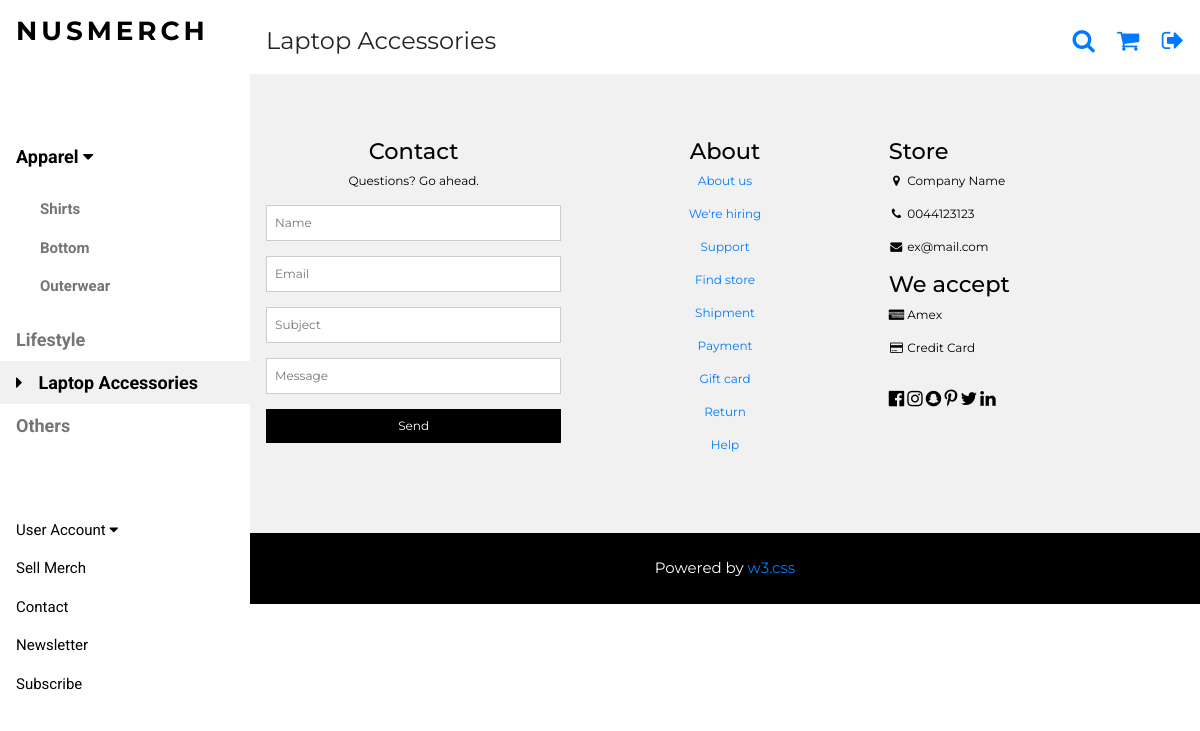
Page /laptop/ on the earlier database version.
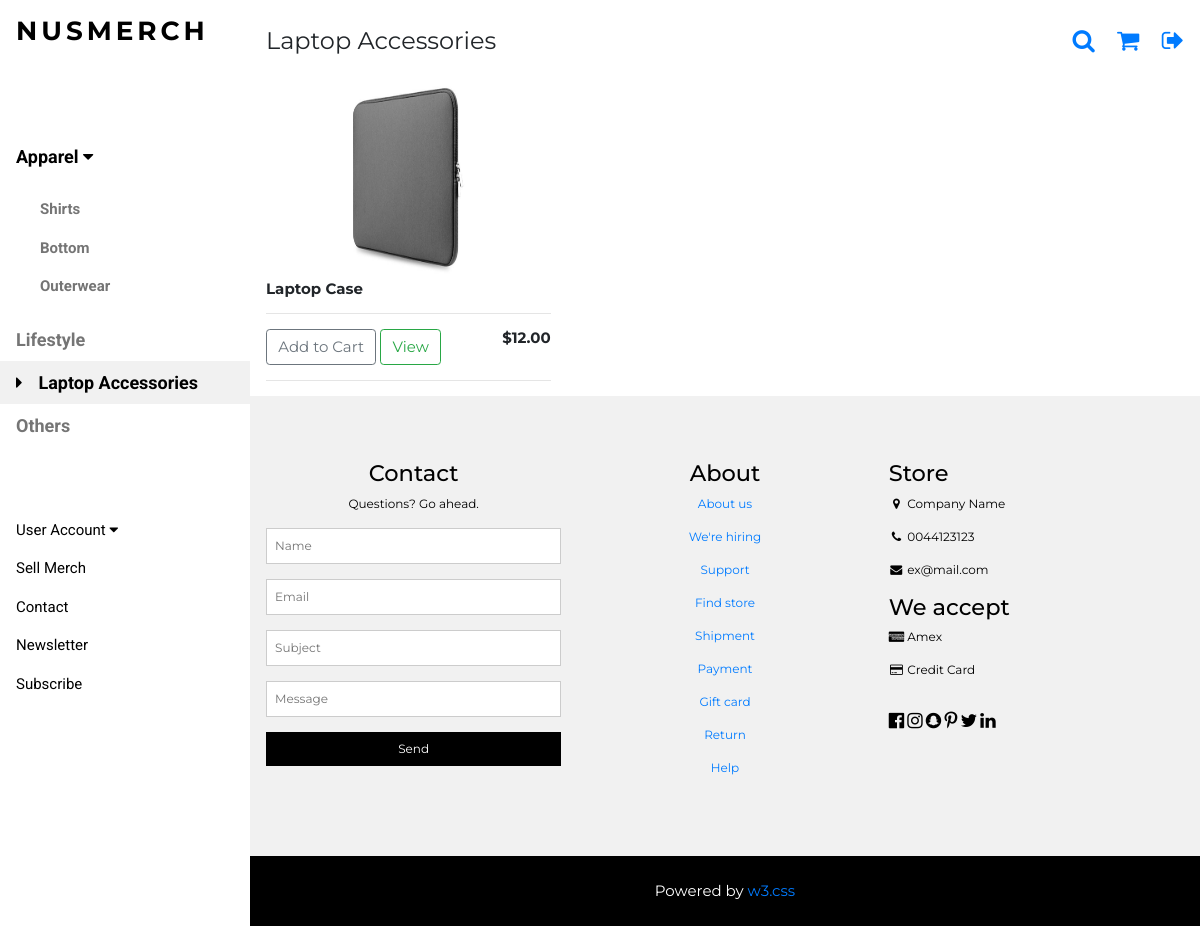
Same page on the later database version.
### nusmerch/models.py (models this page shows, shortened)
class Product(models.Model):
	cat = [
    ('Shirt', 'Shirt'),
    ('Outerwear', 'Outerwear'),
   	('Bottom', 'Bottom'),
   	('Laptop Accessories', 'Laptop Accessories'),
	('Lifestyle', 'Lifestyle'),
   	('Others', 'Others'),
   	]
	name = models.CharField(max_length=200,null=True)
	price = models.DecimalField(decimal_places=2,max_digits=5)
	organisation = models.CharField(max_length=200,null=True)
	category = models.CharField(max_length=200,null=True,choices=cat)
	form = models.URLField(max_length=200)
	image = models.ImageField(null=True, blank=True)

### nusmerch/views.py (the view)
# urls.py: url(r'^laptop/$',views.laptop,name='laptop'),
def laptop(request):
    products = Product.objects.filter(category = "Laptop Accessories")
    context = {'products':products}
    return render(request, "nusmerch/laptop.html", context)

### nusmerch/templates/nusmerch/laptop.html (shortened to what this page needs)
{% extends "nusmerch/merch.html" %}
{% load static %}
{% block head %}
    <p class="w3-left">Laptop Accessories</p>
{% endblock %}
{% block menu %}
<nav class="w3-sidebar w3-bar-block w3-white w3-collapse w3-top" style="z-index:3;width:250px" id="mySidebar">
  <div class="w3-container w3-display-container w3-padding-16">
    <h3 class="w3-wide"><b>NUSMERCH</b></h3>
  </div>
  <div class="w3-padding-64 w3-large w3-text-grey" style="font-weight:bold">
      <a onclick="myAccFunc()" href="javascript:void(0)" class="w3-button w3-block w3-white w3-left-align" id="myBtn">
      Apparel  <i class="fa fa-caret-down"></i>
    </a>
    <div id="demoAcc" class="w3-bar-block w3-hide w3-padding-large w3-medium">
      <a href="/shirt/" class="w3-bar-item w3-button">Shirts</a>
      <a href="/bottom/" class="w3-bar-item w3-button">Bottom</a>
      <a href="/outerwear/" class="w3-bar-item w3-button">Outerwear</a>
    </div>
    <a href="/lifestyle/" class="w3-bar-item w3-button">Lifestyle</a>
    <a href="/laptop/" class="w3-bar-item w3-button w3-light-grey"><i class="fa fa-caret-right w3-margin-right"></i>Laptop Accessories</a>
    <a href="/others/" class="w3-bar-item w3-button">Others</a>
  </div>
    <a onclick="myAccFunc2()" href="javascript:void(0)" class="w3-button w3-block w3-white w3-left-align" id="myBtn">
      User Account  <i class="fa fa-caret-down"></i>
    </a>
  <a href="#footer" class="w3-bar-item w3-button w3-padding">Sell Merch</a>
    <a href="#footer" class="w3-bar-item w3-button w3-padding">Contact</a>
  <a href="javascript:void(0)" class="w3-bar-item w3-button w3-padding" onclick="document.getElementById('newsletter').style.display='block'">Newsletter</a>
  <a href="#footer"  class="w3-bar-item w3-button w3-padding">Subscribe</a>
</nav>
{% endblock %}
{% block product %}
  <div class="w3-row">
    {% for product in products %}
    <div class="w3-col l4 s4">
      <img class="item center thumbnail" src="{{ product.image.url }}">
      <div class="w3-container">
        <h6><strong>{{product.name}}</strong></h6>
        <hr>
        <button data-product={{product.id}} data-action="add" class="btn btn-outline-secondary add-btn update-cart" href="javascript:void(0)" onclick="document.getElementById('cart').style.display='block'">Add to Cart</button>
        <a class="btn btn-outline-success" href="#">View</a>
        <h6 style="display: inline-block; float: right"><strong>${{product.price|floatformat:2}}</strong></h6>
        <hr>
      </div>
    </div>
    {% endfor %}
  </div>
{% endblock %}

Differences in the rows shown:
added Product: image (picture), name "Laptop Case", price "12.00"
